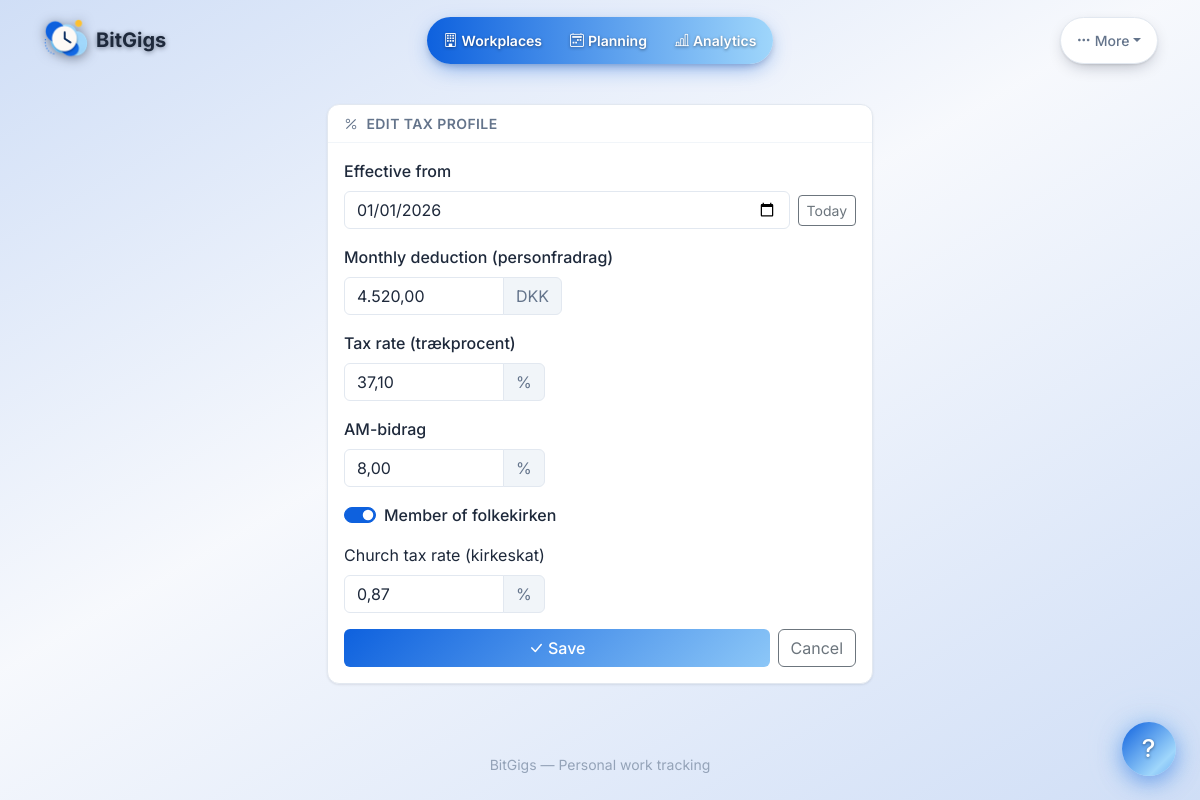
The page /tax-profiles/8/edit/ (signed in) on the database its author committed.
### apps/core/models.py (models this page shows, shortened)
class TaxProfile(models.Model):
    monthly_deduction = models.DecimalField(
        max_digits=10,
        decimal_places=2,
        help_text="Monthly personal tax deduction (personfradrag) in DKK.",
    )
    tax_percent = models.DecimalField(
        max_digits=5,
        decimal_places=2,
        validators=[MinValueValidator(0), MaxValueValidator(100)],
        help_text="Combined municipality + health tax rate (trækprocent).",
    )
    church_tax_percent = models.DecimalField(
        max_digits=5,
        decimal_places=2,
        default=0,
        validators=[MinValueValidator(0), MaxValueValidator(100)],
        help_text="Church tax rate (kirkeskat). Set to 0 if not a member.",
    )
    am_bidrag_percent = models.DecimalField(
        max_digits=5,
        decimal_places=2,
        default=8.00,
        validators=[MinValueValidator(0), MaxValueValidator(100)],
        help_text="AM-bidrag (labour market contribution), typically 8%.",
    )
    effective_from = models.DateField(
        unique=True,
        help_text="This profile applies from this date forward.",
    )
    created_at = models.DateTimeField(auto_now_add=True)
    updated_at = models.DateTimeField(auto_now=True)
    class Meta:
        ordering = ["-effective_from"]

### apps/core/views.py (the view, shortened to what this page needs)
class TaxProfileUpdateView(View):
    def get(self, request, pk):
        profile = get_object_or_404(TaxProfile, pk=pk)
        form = TaxProfileForm(instance=profile)
        return render(
            request, "core/taxprofile_form.html", {"form": form, "profile": profile}
        )

### apps/core/forms.py (shortened to what this page needs)
class TaxProfileForm(forms.ModelForm):
    is_folkekirken_member = forms.BooleanField(
        required=False,
        label="Member of folkekirken",
        initial=False,
    )
    class Meta:
        model = TaxProfile
        fields = [
            "effective_from",
            "monthly_deduction",
            "tax_percent",
            "church_tax_percent",
            "am_bidrag_percent",
        ]
        widgets = {
            "effective_from": forms.DateInput(attrs={"type": "date"}),
        }
    def __init__(self, *args, **kwargs):
        super().__init__(*args, **kwargs)
        self.fields["church_tax_percent"].required = False
        if self.instance and self.instance.pk:
            self.initial["is_folkekirken_member"] = self.instance.church_tax_percent > 0

### apps/core/context_processors.py (called while the page is built, shortened)
def sso_status(request):
    from .sso import get_brand
    return {
        "sso_enabled": settings.SSO_ENABLED,
        "sso_provider_id": settings.SSO_PROVIDER_ID,
        "sso_brand": get_brand(),
    }

def onboarding_status(request):
    if getattr(request, "session", None) is not None and request.session.get("onboarding_complete"):
        return {"onboarding_complete": True, "setup_in_progress": False}

### apps/core/features.py (called while the page is built)
def enabled_map(settings=None) -> dict[str, bool]:
    from .models import UserSettings
    settings = settings or UserSettings.load()
    return {f.key: bool(getattr(settings, f.setting, True)) for f in FEATURES}

def feature_for_view(view_name: str) -> Feature | None:
    if not view_name:
        return None
    best: Feature | None = None
    best_len = 0
    for feature in FEATURES:
        for prefix in feature.view_prefixes:
            if view_name.startswith(prefix) and len(prefix) > best_len:
                best, best_len = feature, len(prefix)
    return best

def blocked_feature(view_name: str, settings=None) -> Feature | None:
    feature = feature_for_view(view_name)
    if feature is None or is_enabled(feature.key, settings):
        return None
    return feature

### apps/core/models.py (called while the page is built)
    @classmethod
    def load(cls):
        obj, _ = cls.objects.get_or_create(pk=1)
        return obj

### apps/core/sso.py (called while the page is built)
def _parse_hex(value):
    raw = (value or "").strip().lstrip("#")
    if len(raw) == 3:
        raw = "".join(c * 2 for c in raw)
    if len(raw) != 6:
        return None
    try:
        return tuple(int(raw[i:i + 2], 16) for i in (0, 2, 4))
    except ValueError:
        return None

### apps/core/templates/core/taxprofile_form.html (shortened to what this page needs)
{% extends "base.html" %}
{% block content %}
<div class="row justify-content-center">
  <div class="col-12 col-md-8 col-lg-6">
    <div class="card">
      <div class="card-header">
        <i class="bi bi-percent me-2"></i>{% if profile %}Edit Tax Profile{% else %}New Tax Profile{% endif %}
      </div>
      <div class="card-body">
        <form method="post">
          {% include "core/_taxprofile_form_fields.html" with form=form %}
          <div class="d-flex gap-2 mt-3">
            <button type="submit" class="btn btn-primary flex-fill">
              <i class="bi bi-check-lg me-1"></i>Save
            </button>
            <a href="{% url 'core:taxprofile-list' %}" class="btn btn-outline-secondary">Cancel</a>
          </div>
        </form>
      </div>
    </div>
  </div>
</div>
{% endblock %}

### apps/core/templates/core/_taxprofile_form_fields.html (shortened to what this page needs)
<div data-form="taxprofile">
  <div class="mb-3">
    <label for="{{ form.effective_from.id_for_label }}" class="form-label fw-medium">Effective from</label>
    <div class="d-flex align-items-center gap-2">
      <input type="date" name="{{ form.effective_from.html_name }}" id="{{ form.effective_from.id_for_label }}"
             value="{{ form.effective_from.value|date:'Y-m-d'|default:form.effective_from.value|default_if_none:'' }}"
             class="form-control {% if form.effective_from.errors %}is-invalid{% endif %}" required
             data-effective-from>
      <button type="button" class="btn btn-outline-secondary btn-sm" data-today-btn>Today</button>
    </div>
  </div>
  <div class="mb-3">
    <label for="{{ form.monthly_deduction.id_for_label }}" class="form-label fw-medium">Monthly deduction (personfradrag)</label>
    <div class="input-group">
      <input type="text" inputmode="decimal"
             name="{{ form.monthly_deduction.html_name }}" id="{{ form.monthly_deduction.id_for_label }}"
             value="{{ form.monthly_deduction.value|default_if_none:'' }}"
             class="form-control dk-number {% if form.monthly_deduction.errors %}is-invalid{% endif %}" required>
      <span class="input-group-text text-muted">DKK</span>
    </div>
  </div>
  <div class="mb-3">
    <label for="{{ form.tax_percent.id_for_label }}" class="form-label fw-medium">Tax rate (trækprocent)</label>
    <div class="input-group">
      <input type="text" inputmode="decimal"
             name="{{ form.tax_percent.html_name }}" id="{{ form.tax_percent.id_for_label }}"
             value="{{ form.tax_percent.value|default_if_none:'' }}"
             class="form-control dk-number {% if form.tax_percent.errors %}is-invalid{% endif %}" required>
      <span class="input-group-text text-muted">%</span>
    </div>
  </div>
  <div class="mb-3">
    <label for="{{ form.am_bidrag_percent.id_for_label }}" class="form-label fw-medium">AM-bidrag</label>
    <div class="input-group">
      <input type="text" inputmode="decimal"
             name="{{ form.am_bidrag_percent.html_name }}" id="{{ form.am_bidrag_percent.id_for_label }}"
             value="{{ form.am_bidrag_percent.value|default_if_none:'8' }}"
             class="form-control dk-number {% if form.am_bidrag_percent.errors %}is-invalid{% endif %}" required>
      <span class="input-group-text text-muted">%</span>
    </div>
  </div>
  <div class="mb-3">
    <div class="form-check form-switch" data-toggle-group="folkekirken">
      <input type="checkbox" class="form-check-input"
             name="{{ form.is_folkekirken_member.html_name }}"
             id="{{ form.is_folkekirken_member.id_for_label }}"
             data-toggle-trigger="folkekirken"
             {% if form.is_folkekirken_member.value %}checked{% endif %}>
      <label class="form-check-label fw-medium" for="{{ form.is_folkekirken_member.id_for_label }}">
        Member of folkekirken
      </label>
    </div>
  </div>
  <div data-toggle-target="folkekirken" class="mb-3"
       {% if not form.is_folkekirken_member.value %}style="display:none"{% endif %}>
    <label for="{{ form.church_tax_percent.id_for_label }}" class="form-label">Church tax rate (kirkeskat)</label>
    <div class="input-group">
      <input type="text" inputmode="decimal"
             name="{{ form.church_tax_percent.html_name }}" id="{{ form.church_tax_percent.id_for_label }}"
             value="{{ form.church_tax_percent.value|default_if_none:'' }}"
             class="form-control dk-number {% if form.church_tax_percent.errors %}is-invalid{% endif %}">
      <span class="input-group-text text-muted">%</span>
    </div>
  </div>
</div>

### rows shown on the page
TaxProfile: effective_from "01/01/2026", monthly_deduction "4.520,00", tax_percent "37,10", am_bidrag_percent "8,00", church_tax_percent "0,87"
